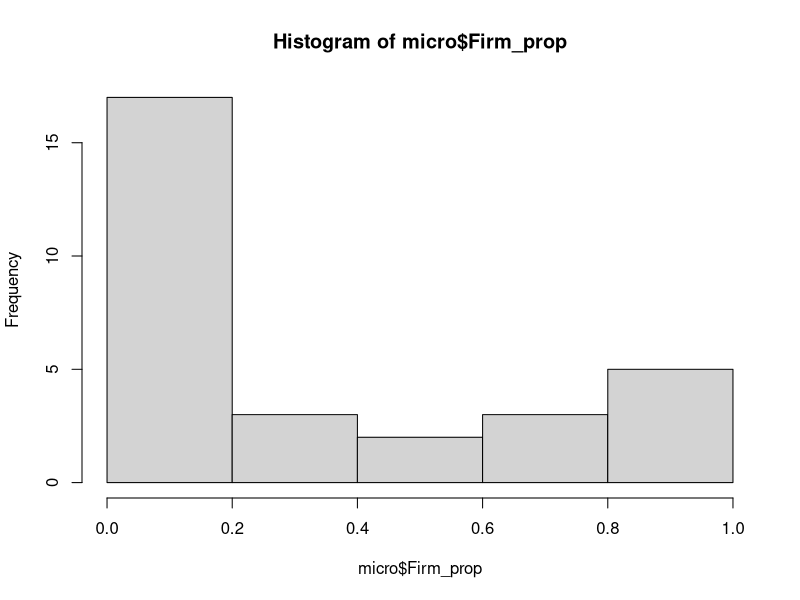
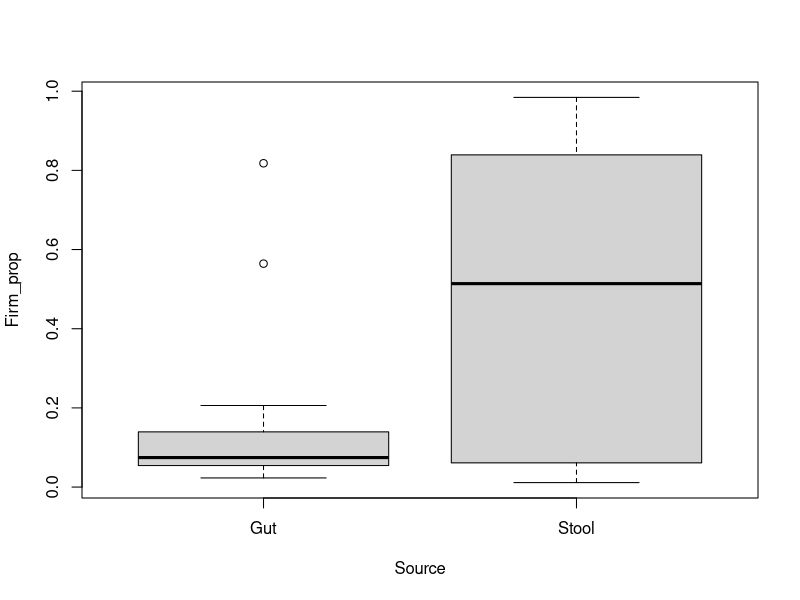
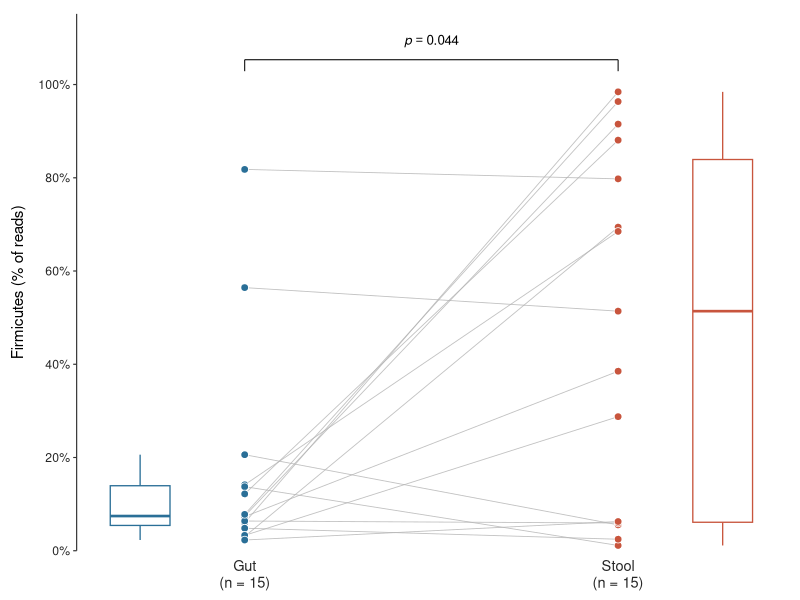

Write the R code that produced these figures, in order.
2+3
x <- 10
x
micro <- read.csv("mouse_microbiome.csv")
head(micro)
summary(micro)
# Isolate the column Firmicutes and calculate mean and variance
micro$Firmicutes
mean(micro$Firmicutes)
var(micro$Firmicutes)

micro$Total <- micro$Firmicutes + micro$Proteobacteria + micro$Actinobacteria +
                micro$Bacteroidetes + micro$Other
micro$Firm_prop <- micro$Firmicutes/micro$Total
head(micro)
table(micro$Source)
hist(micro$Firm_prop)
boxplot(Firm_prop ~ Source, data=micro)
str(micro)

# CLAUDE CODE STARTS HERE
library(ggplot2)
library(scales)
library(tidyr)

micro$Source <- factor(micro$Source, levels = c("Gut", "Stool"))
stopifnot(all(table(micro$Mouse, micro$Source) == 1))

# ---- Paired test ----
wide <- pivot_wider(micro[, c("Mouse", "Source", "Firm_prop")],
                    names_from = Source, values_from = Firm_prop)
wt <- wilcox.test(wide$Gut, wide$Stool, paired = TRUE, exact = FALSE)
n_pairs <- nrow(wide)

p_lab <- if (wt$p.value < 0.001) {
  "italic(p) < 0.001"
} else {
  paste0("italic(p) == ", formatC(wt$p.value, format = "f", digits = 3))
}

# ---- Layout: points/lines at x = 1, 2; boxes offset outward ----
micro$x_pt  <- as.numeric(micro$Source)
micro$x_box <- ifelse(micro$Source == "Gut", 0.72, 2.28)

cols <- c(Gut = "#2A6F97", Stool = "#C8553D")

y_max  <- max(micro$Firm_prop)
y_br   <- y_max * 1.07          # bracket height
tick   <- y_max * 0.025         # bracket tick length

p <- ggplot(micro) +
  # paired lines
  geom_line(aes(x = x_pt, y = Firm_prop, group = Mouse),
            colour = "grey70", linewidth = 0.3, alpha = 0.8) +
  # points
  geom_point(aes(x = x_pt, y = Firm_prop, fill = Source),
             shape = 21, size = 2.3, colour = "white", stroke = 0.4) +
  # slim boxes, offset outward
  geom_boxplot(aes(x = x_box, y = Firm_prop, group = Source, colour = Source),
               width = 0.16, outlier.shape = NA, fill = "white",
               linewidth = 0.45, median.linewidth = 0.9) +
  # significance bracket
  annotate("segment", x = 1, xend = 2, y = y_br, yend = y_br, linewidth = 0.35) +
  annotate("segment", x = c(1, 2), xend = c(1, 2),
           y = y_br, yend = y_br - tick, linewidth = 0.35) +
  annotate("text", x = 1.5, y = y_br + tick * 1.6, label = p_lab,
           parse = TRUE, size = 3.4) +
  scale_fill_manual(values = cols) +
  scale_colour_manual(values = cols) +
  scale_x_continuous(breaks = 1:2,
                     labels = c(paste0("Gut\n(n = ", n_pairs, ")"),
                                paste0("Stool\n(n = ", n_pairs, ")")),
                     limits = c(0.55, 2.45), expand = c(0, 0)) +
  scale_y_continuous(labels = percent_format(accuracy = 1),
                     limits = c(0, y_br + tick * 4),
                     expand = expansion(mult = c(0, 0)),
                     breaks = pretty_breaks(5)) +
  labs(x = NULL, y = "Firmicutes (% of reads)") +
  theme_classic(base_size = 11, base_family = "sans") +
  theme(
    legend.position  = "none",
    axis.line.x      = element_blank(),
    axis.ticks.x     = element_blank(),
    axis.line.y      = element_line(linewidth = 0.4, colour = "grey20"),
    axis.ticks.y     = element_line(linewidth = 0.4, colour = "grey20"),
    axis.ticks.length.y = unit(2.5, "pt"),
    axis.text        = element_text(colour = "grey15"),
    axis.text.x      = element_text(size = 10.5, lineheight = 0.95,
                                    margin = margin(t = 4)),
    axis.title.y     = element_text(margin = margin(r = 8)),
    plot.margin      = margin(10, 10, 6, 8)
  )

p
# CLAUDE CODE ENDS HERE
gut<-micro[micro$Source=="Gut",]
stool<-micro[micro$Source=="Stool",]
t.test(gut$Firm_prop, stool$Firm_prop, paired=TRUE)
# paired t-test

write.csv(micro, "microbiome_results.csv")
